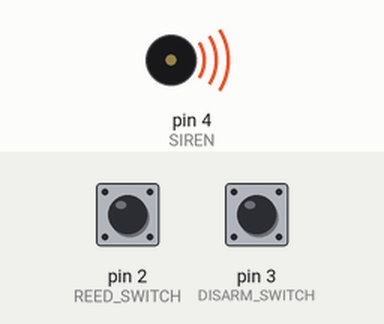
Bench run of a sketch on a simulated Arduino Uno, built with avr-gcc and run on an emulated ATmega328P. Parts: buzzer (waves = sounding, pin HIGH). Inputs (shaded band) come from the test bench; at power-on: pin 2 (REED_SWITCH) HIGH, pin 3 (DISARM_SWITCH) HIGH. The modem accepts every AT command (registered, SIM ready, sends succeed) and sends nothing else.

Above: at 0.1 s.
At 15.2 s:
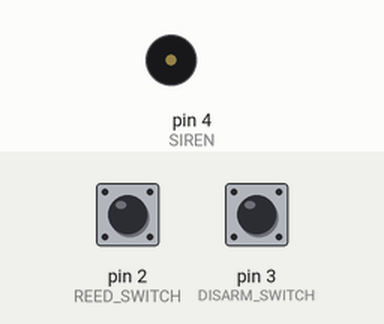
Timing chart, 0 to 16.7 s (numbered marks = the images above):
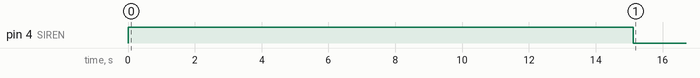

Measured:
- by itself, pin 4 (SIREN): HIGH → LOW at 15.1 s

The sketch:

main.ino
```cpp
// (licence header left out)
// gsm module
#include <SoftwareSerial.h>
SoftwareSerial gsm_conn(11, 12); // 11 -> TX; 12 -> RX

// pins
#define REED_SWITCH 2
#define DISARM_SWITCH 3
#define SIREN 4

// config
#define TIME_FOR_DISARMING 15000 // in ms; [default: 15s (15000ms)]
#define ALARM_DURATION 180000    // in ms, add time for disarming; [default: 3min - TIME_FOR_DISARMING (180000ms)]
#define CALL_DURATION 20000      // in ms [default: 20s (20000ms)]
#define CALL_COUNT 5             // default: 5

bool is_alarm_triggerable = true;

bool is_call_made = false;
byte made_call_count;
unsigned long when_call_made;

bool is_alarm_disarmed = false;

bool is_alarm_toggled = false;
unsigned long when_alarm_toggled;

/// Turns on a SIREN and makes call when door is opened and alarm is not disarmed and has not been disabled
void toggle_alarm()
{
    if (digitalRead(REED_SWITCH) && !is_alarm_disarmed && is_alarm_triggerable)
    {
        if (!is_alarm_toggled)
        {
            when_alarm_toggled = millis();
            is_alarm_toggled = true;
        }
        else if (millis() - when_alarm_toggled > TIME_FOR_DISARMING)
        {
            if (!is_call_made && made_call_count < CALL_COUNT)
            {
                if (made_call_count != 0)
                    delay(1000);
                gsm_conn.println("AT");
                delay(100);
                gsm_conn.println("ATD+ +48XXXXXXXXX;"); // replace X's with your phone number
                when_call_made = millis();
                is_call_made = true;
                made_call_count++;
            }
            digitalWrite(SIREN, LOW);
        }
    }
}

/// Hangs up a call and turns off a SIREN when alarm disarmed or when alarm was toggled for longer than specified.
/// When alarm was running for longer than specified, it is disabled and cannot be triggered, untill disarmed.
void turn_off_alarm()
{
    if (is_alarm_disarmed || (is_alarm_toggled && millis() - when_alarm_toggled > ALARM_DURATION))
    {
        if (is_call_made)
            gsm_conn.println("ATH");
        is_alarm_triggerable = is_alarm_disarmed; // when action toggled because of disarming an alarm, it can still be triggered
        is_call_made = is_alarm_toggled = false;
        made_call_count = 0;
        digitalWrite(SIREN, HIGH);
    }
}

void arm_or_disarm_alarm()
{
    if (!digitalRead(DISARM_SWITCH))
    {
        is_alarm_disarmed = true; // disarming an alarm
        while (!digitalRead(DISARM_SWITCH))
        {
            // while pressed, wait and do nothing
        }
    }
    else if (!digitalRead(REED_SWITCH))
    {
        is_alarm_disarmed = false; // arming an alarm
    }
}

/// Hangs up a call when it is longer than specified
void hang_up_call()
{
    if (is_call_made && millis() - when_call_made > CALL_DURATION)
    {
        is_call_made = false;
        gsm_conn.println("ATH");
    }
}

void setup()
{
    pinMode(REED_SWITCH, INPUT_PULLUP);
    pinMode(DISARM_SWITCH, INPUT_PULLUP);
    pinMode(SIREN, OUTPUT);
    digitalWrite(SIREN, HIGH);
    gsm_conn.begin(9600);
}

void loop()
{
    arm_or_disarm_alarm();
    toggle_alarm();
    turn_off_alarm();
    hang_up_call();
}
```
